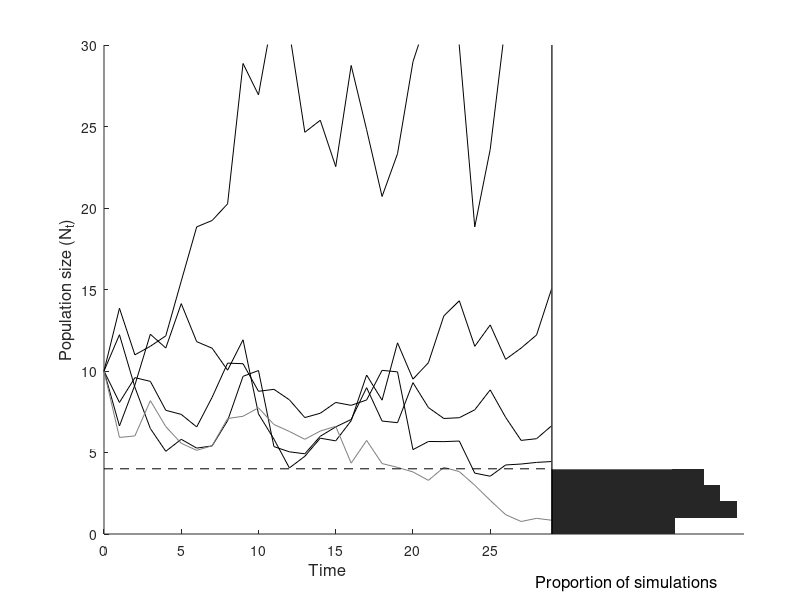

The MATLAB source for this figure:
function quasi_extinction

% Plot an example of a discrete-time stochastic model that is close to
% extinction

Lm = 1; % mean lambda
Ls = 0.2; % sd lambda
X = 1e4; % Number of simulated populations
T = 30; % time horizon for extinction
Nmin = 4; % quasi-extinction threshold (40% of initial abundance)

% Pre-allocate state variable
N = ones(T,X)*10;

% Create matrix of growth rates
L = normrnd(Lm,Ls,[T,X]);

% Iterate model:
for t = 2:T
    N(t,:) = N(t-1,:).*L(t,:);
end

% Calculate & print some summary statistics
mean(N(end,:))
exp(mean(log(N(end,:))))
10*Lm^T
exp((log(Lm) - (Ls^2)/(2*Lm^2))*T)*10


% Get histogram of final abundances:
Edges = [0:1:30,Inf]; % bins
H = histc(N(end,:),Edges); % histogram
H(end-1) = H(end-1)+H(end); % pool last bin

% Plot a few example trajectories, plus histogram
figure(1)
clf
set(gcf,'units','cent','position',[10,40,16,8])

subplot(1,3,1:2)
hold on
set(gca,'position',[0.13, 0.11, 0.56,0.815])
Pos = N(end,:)>Nmin;
NPos = N(:,Pos);
Neg = N(end,:)<Nmin;
NNeg = N(:,Neg);
ph = plot(0:T-1,NPos(:,1:4),'k');
ph = plot(0:T-1,NNeg(:,1),'color',[0.5 0.5 0.5]);
plot([0,T-1],[Nmin, Nmin],'k--')
%IsExt = N(end,1:5) < Nmin;
%set(ph(IsExt),'color',[0.5 0.5 0.5])
ylim([0 30])
xlim([0 T-1])
set(gca,'xtick',0:5:25)
xlabel('Time','fontsize',12)
ylabel('Population size (N_t)','fontsize',12)


subplot(1,3,3)
set(gca,'position',[0.69, 0.11, 0.24,0.815])
hold on
barh(Edges(1:Nmin)+0.5,H(1:Nmin),1,'facecolor',[0.5 0.5 0.5])
barh(Edges((Nmin+1):end-1)+0.5,H((Nmin+1):end-1),1,'facecolor',[1 1 1])
shading flat
ylim([0 30])
set(gca,'ytick',[],'xtick',[])
text(-100,-3,'Proportion of simulations','fontsize',12)
%N2(N2>5) = NaN;
%hist(N2,100)
